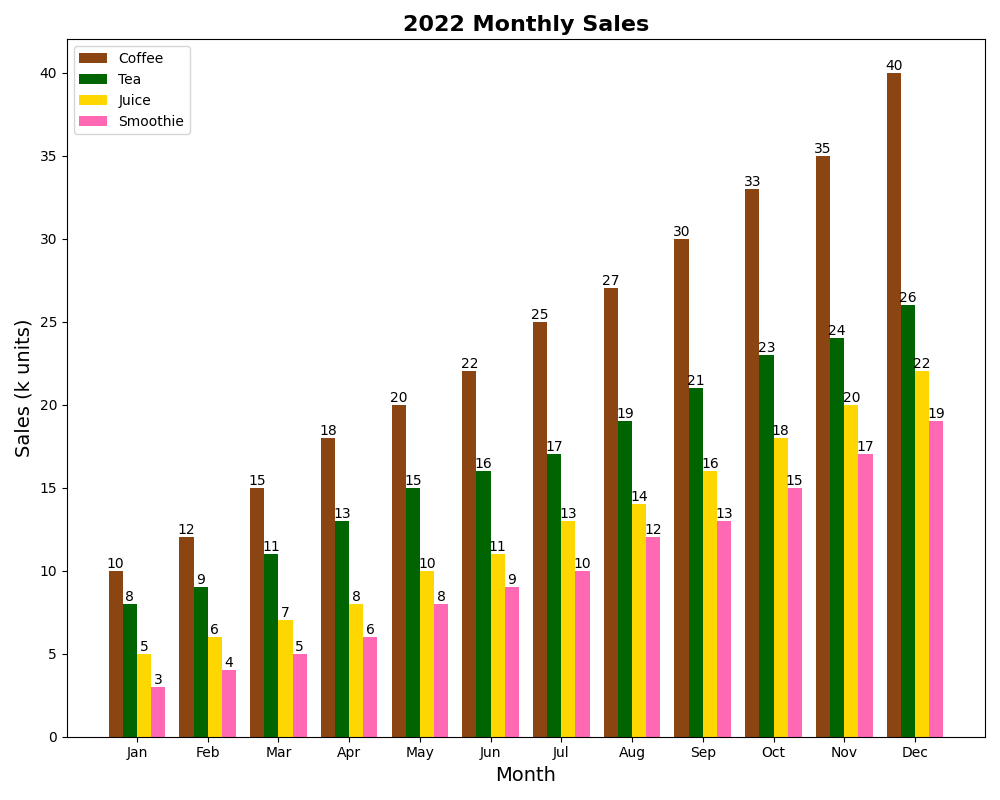

The script that drew this image:
import matplotlib.pyplot as plt
import numpy as np

# Data
months = np.arange(1, 13)
coffee_sales = np.array([10, 12, 15, 18, 20, 22, 25, 27, 30, 33, 35, 40])
tea_sales = np.array([8, 9, 11, 13, 15, 16, 17, 19, 21, 23, 24, 26])
juice_sales = np.array([5, 6, 7, 8, 10, 11, 13, 14, 16, 18, 20, 22])
smoothie_sales = np.array([3, 4, 5, 6, 8, 9, 10, 12, 13, 15, 17, 19])

fig, ax1 = plt.subplots(figsize=(10, 8))

# Bar chart: Monthly sales
width = 0.2
ax1.bar(months - width * 1.5, coffee_sales, width=width, color='#8B4513', label='Coffee')
ax1.bar(months - width / 2, tea_sales, width=width, color='#006400', label='Tea')
ax1.bar(months + width / 2, juice_sales, width=width, color='#FFD700', label='Juice')
ax1.bar(months + width * 1.5, smoothie_sales, width=width, color='#FF69B4', label='Smoothie')  # New data series

ax1.set_title('2022 Monthly Sales', fontsize=16, fontweight='bold')
ax1.set_xlabel('Month', fontsize=14)
ax1.set_ylabel('Sales (k units)', fontsize=14)
ax1.set_xticks(months)
ax1.set_xticklabels(['Jan', 'Feb', 'Mar', 'Apr', 'May', 'Jun', 'Jul', 'Aug', 'Sep', 'Oct', 'Nov', 'Dec'])

# Add data labels
for i in range(len(months)):
    ax1.text(months[i] - width * 1.5, coffee_sales[i], str(coffee_sales[i]), ha='center', va='bottom', fontsize=10)
    ax1.text(months[i] - width / 2, tea_sales[i], str(tea_sales[i]), ha='center', va='bottom', fontsize=10)
    ax1.text(months[i] + width / 2, juice_sales[i], str(juice_sales[i]), ha='center', va='bottom', fontsize=10)
    ax1.text(months[i] + width * 1.5, smoothie_sales[i], str(smoothie_sales[i]), ha='center', va='bottom', fontsize=10)

ax1.legend()  # Add legend for clarity

plt.tight_layout()
plt.show()
